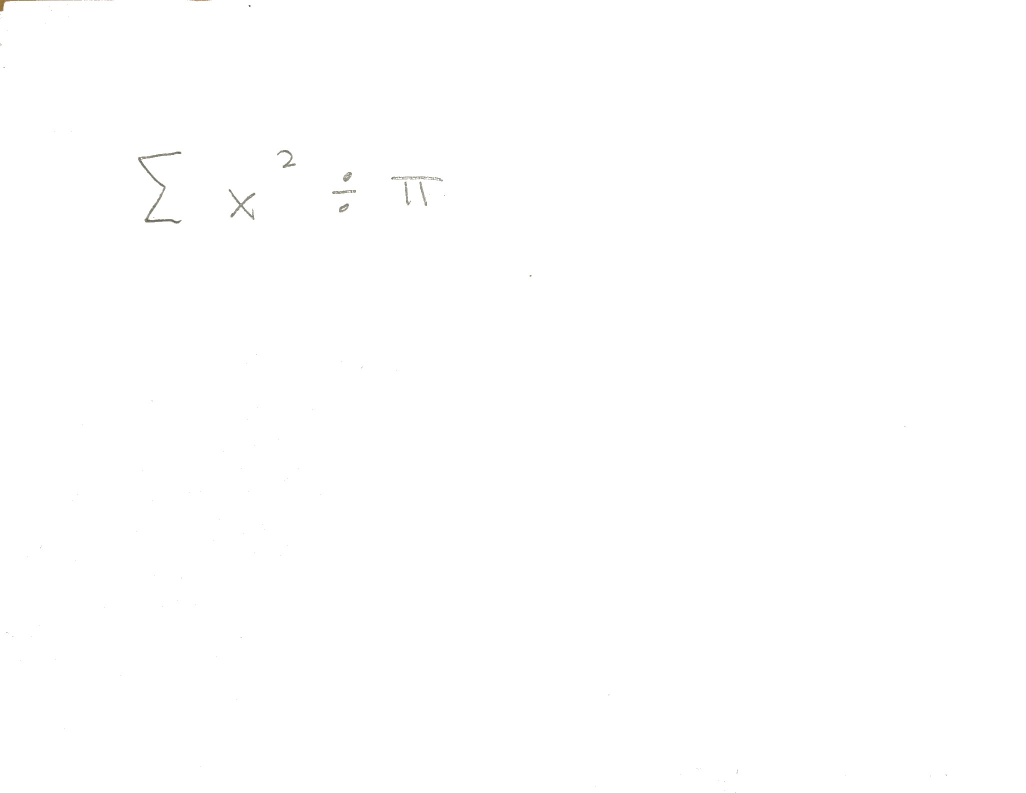
#> input picture whole_page_detection/test_image_processed.jpg, 2051 x 1585 px, given in place of whole_page_detectiontest_image_processed.jpg, which was not available (shown at 1/2 size)
$ python contours.py
#> lines starting #> are read from the running program, lines starting #| are printed output that depends on the picture; after the words box and inside, x2 and y2 are one past the last pixel; in counts of white or black regions, pixels touching at a corner belong together; pictures that were not available may be replaced by others from this repository, and a replacement may not be noted
# Import preprocessors
import os
import cv2
import numpy as np

# Read image
dir = os.path.abspath(os.path.dirname(__file__))
im = cv2.imread(dir+'test_image_processed.jpg')
#> im is the input picture: shape (1585, 2051, 3); mean B, G, R 254.8, 254.8, 254.8

# Add padding around the original image
pad = 5
h, w = im.shape[:2]
#> h = 1585; w = 2051
im2 = ~(np.ones((h+pad*2, w+pad*2, 3), dtype=np.uint8))
im2[pad:pad+h, pad:pad+w] = im[:]
im = im2

# Blur it to remove noise
im = cv2.GaussianBlur(im, (5, 5), 5)
#> im: shape (1595, 2061, 3)

# Gray and B/W version
im_gray = cv2.cvtColor(im, cv2.COLOR_BGR2GRAY)
bw = cv2.threshold(im_gray, 200, 255, cv2.THRESH_BINARY)[1]
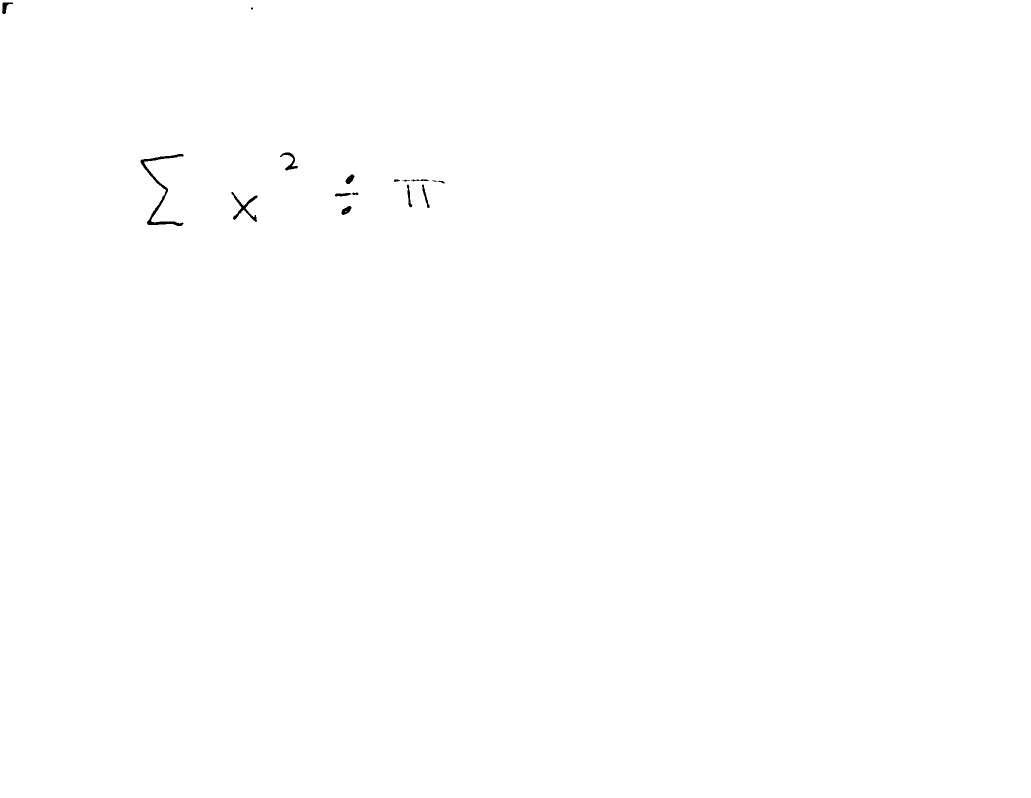
#> bw: shape (1595, 2061) (shown at 1/2 size); 99.9% white; 17 black regions (2 under 20 px)

# Find contours and sort them by position
cnts, _ = cv2.findContours(bw, cv2.RETR_TREE, cv2.CHAIN_APPROX_NONE)
#> cnts = 19 contours, 1 with area under 20; largest, box (x1, y1, x2, y2) and area: (0, 0, 2061, 1595) 3283640, (280, 307, 368, 453) 1821, (462, 383, 516, 445) 804, (559, 304, 597, 342) 429, (3, 4, 27, 29) 261
cnts.sort(key=lambda x: cv2.boundingRect(x)[0])

# Draw contours on the original image
im_contours = im.copy()
cv2.drawContours(im_contours, cnts, -1, (0, 255, 0), 2)
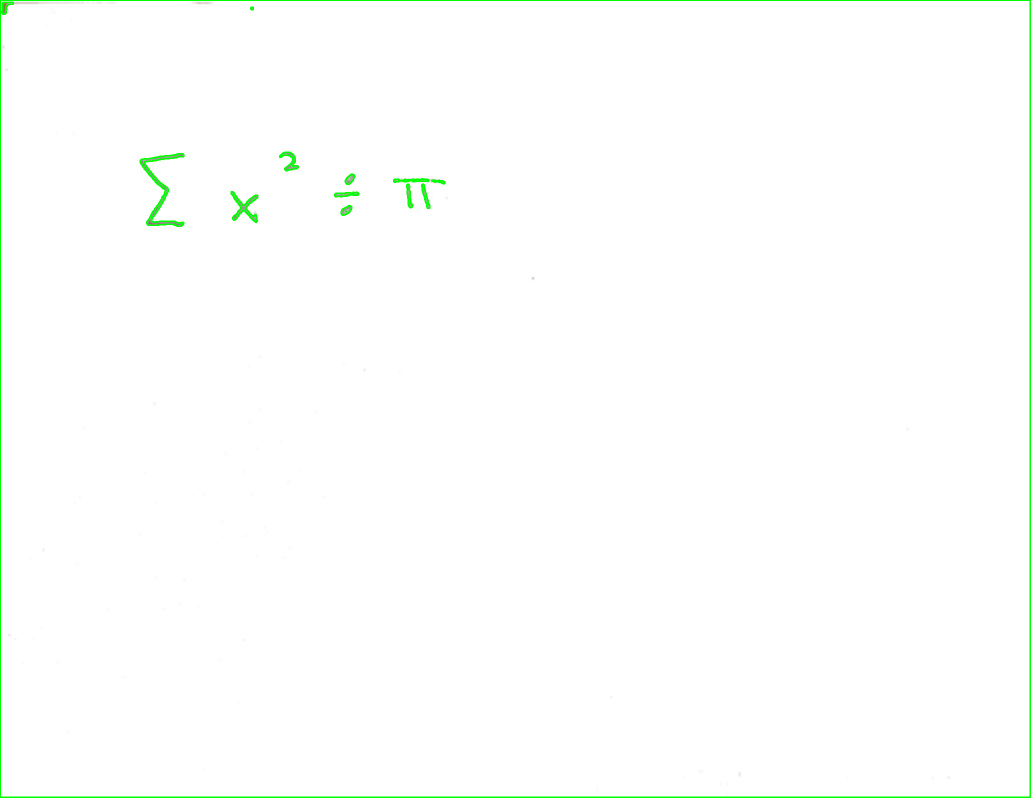
#> im_contours: shape (1595, 2061, 3) (shown at 1/2 size); mean B, G, R 253.3, 254.9, 253.3

# Find and save blocks
s1, s2 = w / 2, w / 10
#> s1 = 1025.5; s2 = 205.1
i = 0
x2, y2, w2, h2 = 0, 0, 0, 0
for cnt in cnts:
    x, y, w, h = cv2.boundingRect(cnt)
    if (w + h < s1 and w + h > s2) and (i == 0 or (x2 + w2) < x):
        i += 1
        cv2.imwrite(dir + '/_' + str(i) + ".jpg", im[y:y + h, x:x + w])
        cv2.rectangle(im, (x, y), (x + w, y + h), (0, 255, 0), 2)
    x2, y2, w2, h2 = x, y, w, h
#> this loop made 19 passes
#> (x, y, w, h, i, x2, y2, w2) on pass 3: (280, 307, 88, 146, 1, 280, 307, 88)
#> (x, y, w, h, x2, y2, w2, h2) on passes 1, 2, 4, 5, 6, 7: (0, 0, 2061, 1595, 0, 0, 2061, 1595), (3, 4, 24, 25, 3, 4, 24, 25), (462, 383, 54, 62, 462, 383, 54, 62), (501, 14, 6, 6, 501, 14, 6, 6), (559, 304, 38, 38, 559, 304, 38, 38), (669, 385, 35, 9, 669, 385, 35, 9)
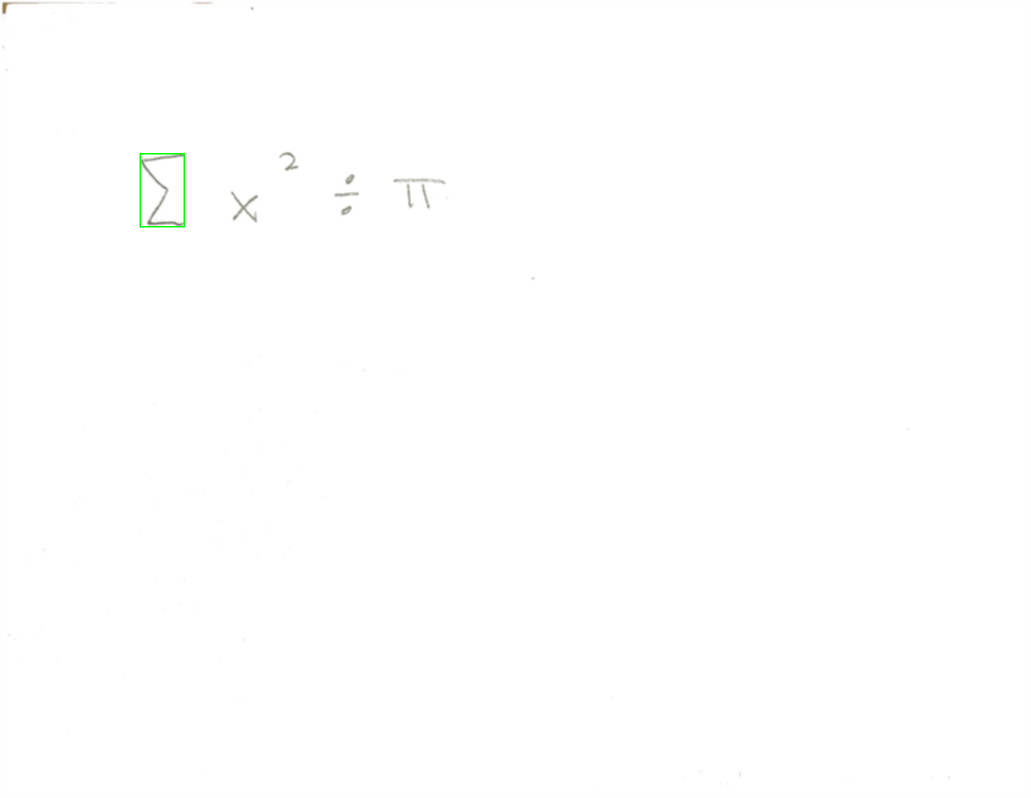
#> im: shape (1595, 2061, 3) (shown at 1/2 size); mean B, G, R 254.7, 254.8, 254.7
#> after the loop, i = 1

# Save the processed images
cv2.imwrite(dir + '/out.png', im)
cv2.imwrite(dir + '/out_bw.png', bw)
cv2.imwrite(dir + '/out_contours.png', im_contours)

# Display the image with contours
cv2.imshow('Contours', im_contours)
cv2.waitKey(0)
cv2.destroyAllWindows()
